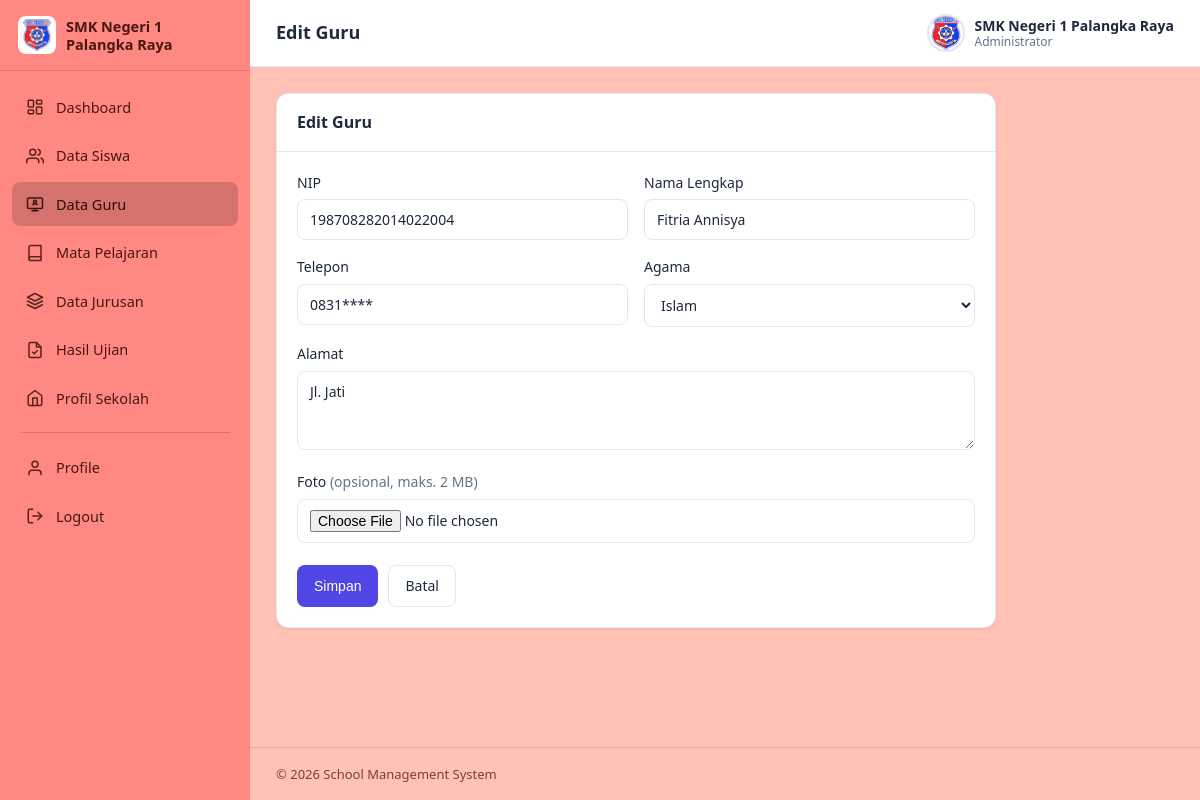
Screenshot of /web_sekolah/pages/guru/form.php?id=1 (signed in) with the database file from the repository.
### tables this page shows
CREATE TABLE `tbl_guru` (
  `id` int(11) NOT NULL AUTO_INCREMENT,
  `nip` varchar(30) NOT NULL,
  `nama` varchar(100) NOT NULL,
  `alamat` varchar(128) NOT NULL,
  `telepon` varchar(20) NOT NULL,
  `agama` varchar(20) NOT NULL,
  `foto` varchar(20) NOT NULL,
  PRIMARY KEY (`id`)
);

### web_sekolah/includes/functions.php (called while the page is built, shortened)
<?php
function e(?string $s): string
{
    return htmlspecialchars((string)$s, ENT_QUOTES, 'UTF-8');
}

### web_sekolah/pages/guru/form.php (the view, shortened to what this page needs)
<?php
require_once __DIR__ . '/../../includes/functions.php';
$pdo = db();
$id = (int)($_GET['id'] ?? 0);
$edit = $id > 0;
$page_title = $edit ? 'Edit Guru' : 'Tambah Guru';
$data = ['nip' => '', 'nama' => '', 'alamat' => '', 'telepon' => '', 'agama' => '', 'foto' => ''];
if ($edit) {
    $stmt = $pdo->prepare('SELECT * FROM tbl_guru WHERE id = ?');
    $stmt->execute([$id]);
    $data = $stmt->fetch();
}
$listAgama = ['Islam', 'Kristen', 'Katolik', 'Hindu', 'Buddha', 'Konghucu'];
include __DIR__ . '/../../includes/header.php';
?>
<div class="card" style="max-width:720px">
    <div class="card-header"><span class="card-title"><?= e($page_title) ?></span></div>
    <div class="card-body">
        <form method="post" enctype="multipart/form-data">
            <div class="form-row">
                <div class="form-group">
                    <label for="nip">NIP</label>
                    <input type="text" id="nip" name="nip" required maxlength="30" value="<?= e($data['nip']) ?>">
                </div>
                <div class="form-group">
                    <label for="nama">Nama Lengkap</label>
                    <input type="text" id="nama" name="nama" required maxlength="100" value="<?= e($data['nama']) ?>">
                </div>
            </div>
            <div class="form-row">
                <div class="form-group">
                    <label for="telepon">Telepon</label>
                    <input type="text" id="telepon" name="telepon" maxlength="20" value="<?= e($data['telepon']) ?>">
                </div>
                <div class="form-group">
                    <label for="agama">Agama</label>
                    <select id="agama" name="agama">
                        <?php foreach ($listAgama as $a): ?>
                            <option value="<?= e($a) ?>" <?= $a === $data['agama'] ? 'selected' : '' ?>><?= e($a) ?></option>
                        <?php endforeach; ?>
                    </select>
                </div>
            </div>
            <div class="form-group">
                <label for="alamat">Alamat</label>
                <textarea id="alamat" name="alamat" rows="3" maxlength="128"><?= e($data['alamat']) ?></textarea>
            </div>
            <div class="form-group">
                <label for="foto">Foto <span class="text-muted">(opsional, maks. 2 MB)</span></label>
                <input type="file" id="foto" name="foto" accept="image/*">
            </div>
            <div class="form-actions">
                <button type="submit" class="btn btn-primary">Simpan</button>
                <a href="index.php" class="btn btn-secondary">Batal</a>
            </div>
        </form>
    </div>
</div>
<?php include __DIR__ . '/../../includes/footer.php'; ?>

### web_sekolah/assets/css/style.css (style rules this page uses)
:root { --primary: #4f46e5; --primary-dark: #4338ca; --primary-light: #eef2ff; --success: #16a34a; --success-light: #dcfce7; --danger: #dc2626; --danger-light: #fee2e2; --warning: #d97706; --warning-light: #fef3c7; --info: #0284c7; --info-light: #e0f2fe; --sidebar-bg: #ff8882; --sidebar-hover: rgba(0,0,0,.08); --sidebar-active: rgba(0,0,0,.16); --sidebar-text: #4a1712; --text: #1e293b; --text-muted: #64748b; --border: #e2e8f0; --bg: #ffc2b4; --card: #ffffff; --radius: 12px; --shadow: 0 1px 3px rgba(15, 23, 42, .08); --shadow-lg: 0 10px 25px rgba(15, 23, 42, .12); --sidebar-w: 250px; }
* { margin: 0; padding: 0; box-sizing: border-box; }
body { font-family: "Segoe UI", system-ui, -apple-system, Roboto, "Helvetica Neue", Arial, sans-serif; background: var(--bg); color: var(--text); font-size: 14.5px; line-height: 1.55; }
a { color: var(--primary); text-decoration: none; }
.card { background: var(--card); border: 1px solid var(--border); border-radius: var(--radius); box-shadow: var(--shadow); margin-bottom: 24px; }
.card-header { display: flex; align-items: center; justify-content: space-between; flex-wrap: wrap; gap: 10px; padding: 16px 20px; border-bottom: 1px solid var(--border); }
.card-title { font-size: 16px; font-weight: 600; }
.card-body { padding: 20px; }
.btn { display: inline-flex; align-items: center; gap: 7px; padding: 9px 16px; border: 1px solid transparent; border-radius: 8px; font-size: 14px; font-weight: 500; cursor: pointer; transition: background .15s, border .15s; white-space: nowrap; }
.btn-primary { background: var(--primary); color: #fff; }
.btn-secondary { background: #fff; color: var(--text); border-color: var(--border); }
.form-group { margin-bottom: 16px; }
.form-group label { display: block; margin-bottom: 6px; font-weight: 500; font-size: 14px; }
.form-control, .form-group input, .form-group select, .form-group textarea { width: 100%; padding: 10px 12px; border: 1px solid var(--border); border-radius: 8px; font-size: 14px; font-family: inherit; background: #fff; color: var(--text); transition: border .15s, box-shadow .15s; }
.form-row { display: grid; grid-template-columns: 1fr 1fr; gap: 16px; }
.form-actions { display: flex; gap: 10px; margin-top: 22px; }
.text-muted { color: var(--text-muted); }

### rows the page displays
tbl_guru: nip "198708282014022004", nama "Fitria Annisya", telepon "0831****", alamat "Jl. Jati"

### other values shown
$page_title "Edit Guru"
$_tbUser['nama'] "SMK Negeri 1 Palangka Raya"
$_tbUser['jabatan'] "Administrator"
APP_NAME "School Management System"
form field agama "Islam"
